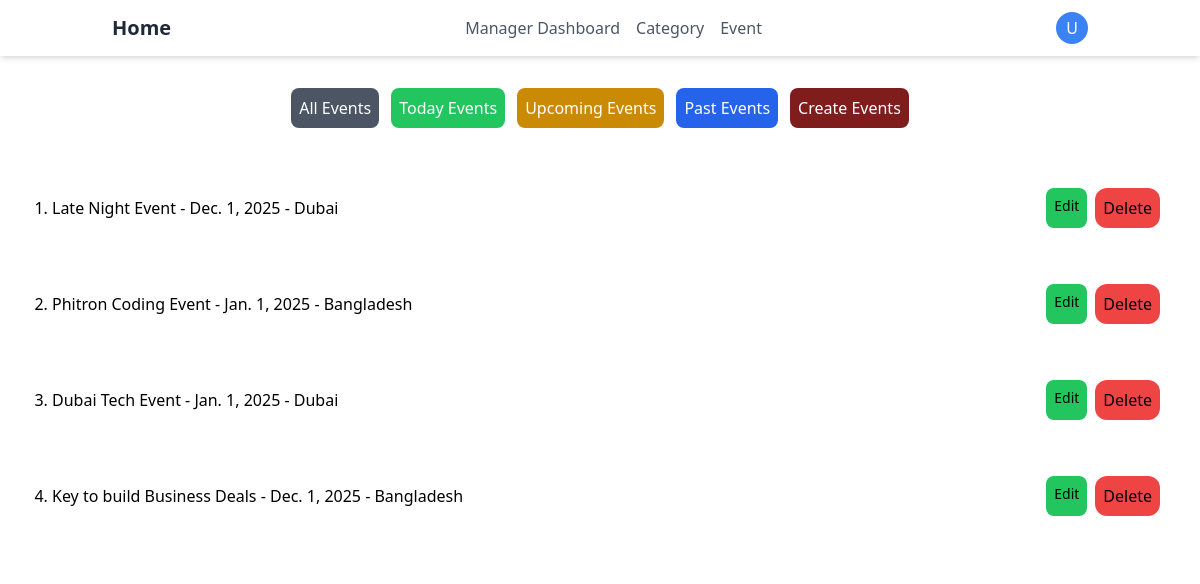
The app's page /users/admin_event/, older data.
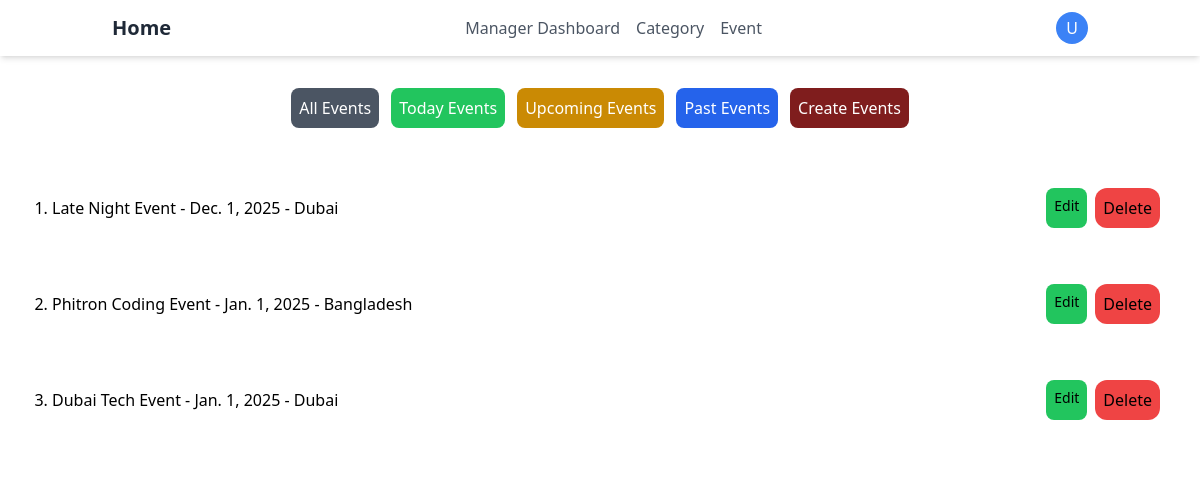
The same page, newer data.
### tasks/models.py (models this page shows, shortened)
class Event(models.Model):
    name = models.CharField(max_length=200)
    description = models.TextField(blank=True, null=True)
    date = models.DateField(db_index=True, default=timezone.now)
    time = models.TimeField()
    location = models.CharField(max_length=250)
    email = models.EmailField(unique=True, blank=True, null=True)
    status = models.CharField(max_length=30, choices= [
        ('UPCOMING', 'upcoming'),
        ('COMPLETED', 'Completed')
    ], default='UPCOMING', db_index=True)
    asset = models.ImageField(upload_to='event_asset', blank=True, null=True)
    participants = models.ManyToManyField(
        settings.AUTH_USER_MODEL,
        related_name="rsvp_event",
        blank=True
        )
    category = models.ForeignKey(
        Category,
        on_delete= models.CASCADE,
        default=1,
        db_index=True
        )
    speaker = models.ManyToManyField(
        Speaker,
        blank=True, null=True
    )

### users/views.py (the view)
# urls.py: path('admin_event/', AdminEvent.as_view(), name='admin_event'),
class AdminEvent(ListView):
    model = Event
    template_name = "admin_event.html"
    context_object_name = "events"
    def get_queryset(self):
        type = self.request.GET.get('type', 'all')
        today = timezone.now().date()
        events = Event.objects.all()
        if type == 'today':
            events = Event.objects.filter(date = today)
        elif type == 'upcoming':
            events = Event.objects.filter(date__gte = today)
        elif type == 'completed':
            events = Event.objects.filter(status = 'COMPLETED')
        elif type == 'past':
            events = Event.objects.filter(date__lt = today)
        elif type == 'all':
            events = Event.objects.all()
        else:
            events = Event.objects.all()
        return events
    def get_context_data(self, **kwargs):
        context =  super().get_context_data(**kwargs)
        today = timezone.now().date()
        context['event_count'] = Event.objects.aggregate(
        total = Count('id'),
        upcoming = Count('id', filter=Q(status = 'UPCOMING')),
        completed = Count('id', filter=Q(status = 'COMPLETED')),
        today_event = Count('id', filter=Q(date = today)),
        past_event = Count('id', filter=Q(date__lt = today))
    )
        return context

### users/context_processors.py (called while the page is built)
def profile_image(request):
    print("Profile image context processor called")
    if request.user.is_authenticated:
        print(f"User is authenticated: {request.user}")
        if request.user.profile_image:
            print(f"Profile image URL: {request.user.profile_image.url}")
            return {'profile_image': request.user.profile_image.url}
        else:
            print("Profile image field is empty")
    else:
        print("User is not authenticated")
    return {'profile_image': None}

### users/templates/admin_event.html (shortened to what this page needs)
{% load static %}
<!DOCTYPE html>
<html lang="en">
<head>
    <link rel="stylesheet" href="{% static 'css/output.css' %}">
    <link rel="stylesheet" href="{% static "css/style.css" %}">
</head>
<body>
    <header class="bg-white shadow-md">
        <nav class="container mx-auto px-6 py-3">
          <div class="flex justify-between items-center">
            <a href="{% url "home" %}" class="text-xl font-bold text-gray-800"
              >Home</a
            >
            <div class="hidden md:flex space-x-4">
              <a
                href="{% url "admin_event" %}"
                class="text-gray-600 hover:text-gray-800"
                >Manager Dashboard</a
              >
                <div class="relative drpdwn">
                  <button id="category-text" class="text-gray-600 hover:text-gray-800">Category</button>
                </div>
                <a href="{% url "admin_event" %}" class="relative">
                  <button class="text-gray-600 rounded-full hover:text-gray-800">Event</button>
                </a>
            </div>
            <div class="flex items-center">
              <div class="relative">
                <button id="user-menu-button" class="rounded-full p-2 bg-blue-500 text-white w-8 h-8
                  flex items-center justify-center hover:bg-gray-700">
                      {% if user.groups.all.0.name == "Admin" %}
                          A
                      {% elif user.groups.all.0.name == "Manager" %}
                          M
                      {% else %}
                          U
                      {% endif %}
                  </button>
              </div>
            </div>
          </div>
        </nav>
    </header>
    <main>
        <div>
            <div class="mt-8 w-full flex flex-wrap justify-center gap-3">
                <a href="?type=all" class="createevent p-2 bg-gray-600 text-white rounded-lg ">All Events</a>
                <a href="?type=today" class="createevent p-2 bg-green-500 text-white rounded-lg">Today Events</a>
                <a href="?type=upcoming" class="createevent p-2 bg-yellow-600 text-white rounded-lg">Upcoming Events</a>
                <a href="?type=past" class="createevent p-2 bg-blue-600 text-white rounded-lg">Past Events</a>
                <a href={% url "create_event" %} class="createevent p-2 bg-red-900 text-white rounded-lg">Create Events</a>
            </div>
        </div>
        <div class="bg-white w-full p-5 mt-5 rounded-xl">
                <ol class="list-decimal space-y-4">
                    {% for event in events %}
                    <div class="flex flex-col md:flex-row justify-between items-start md:items-center gap-4 p-3">
                        <div class="mx-5">
                            <li class="font-medium">{{event.name}} - {{event.date}} - {{event.location}}</li>
                        </div>
                        <div class="m-2 flex gap-2 flex-wrap">
                            <a href="{% url 'update_event' event.id %}"
                            class="createevent bg-green-500 rounded-lg text-sm p-2 text-black "
                            >Edit</a>
                            <form action="{% url 'delete_event' event.id %}" method="POST">
                                <button type="submit" class="createevent bg-red-500 rounded-xl p-2 text-black">
                                    Delete
                                </button>
                            </form>
                        </div>
                    </div>
                    {% endfor %}
                </ol>
        </div>
    </main>
</body>
</html>

Row changes from the older to the newer data that the page shows:
removed Event: name "Key to build Business Deals", date "Dec. 1, 2025", location "Bangladesh"
